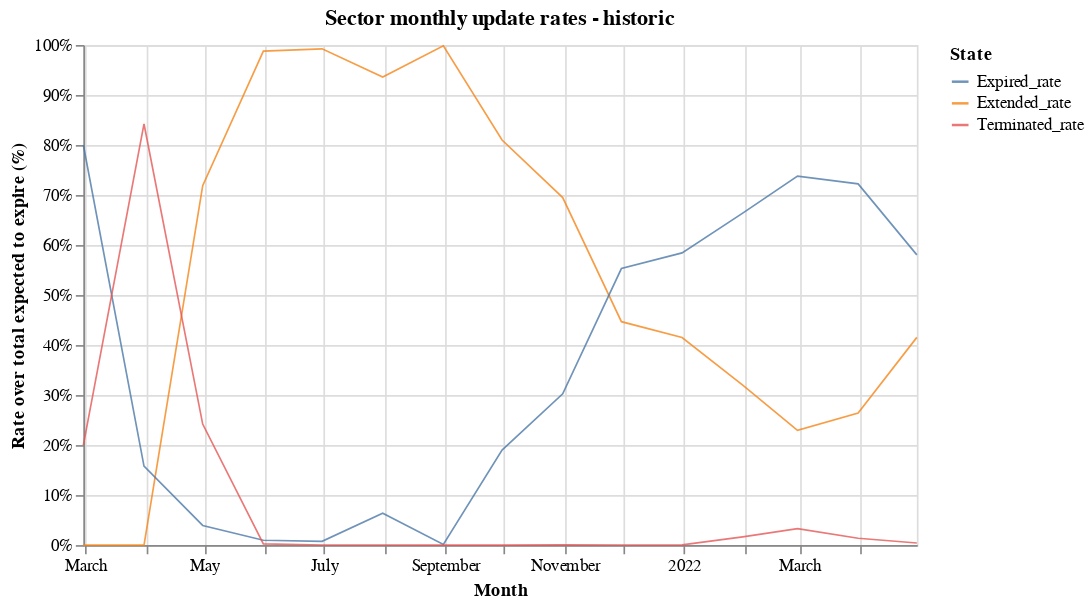

Notebook cell for this chart:
### Code cell
source = (
    month_df[month_df["Date"]< pd.Timestamp('2022-05-27T01:00:00.000000+0000')]
    .melt(id_vars=["Date"], value_vars=["Extended_rate", "Expired_rate", "Terminated_rate"])
)

alt.Chart(source).mark_line(size=1, opacity=0.8).encode(
    x=alt.X('Date:T', title="Month"),
    y=alt.Y('value:Q', title="Rate over total expected to expire (%)", axis=alt.Axis(format='%')),
    color=alt.Color('variable:N', legend=alt.Legend(title="State"))
).properties(
    width=500, height=300, title="Sector monthly update rates - historic"
)

### Figure 1 — Vega-Lite specification as saved in the notebook (floating-point values rounded to 4 significant figures)
{"$schema": "https://vega.github.io/schema/vega-lite/v4.17.0.json", "config": {"view": {"continuousHeight": 300, "continuousWidth": 400}}, "data": {"name": "data-c4601e25f5edb685ebae81f976e0391d"}, "datasets": {"data-c4601e25f5edb685ebae81f976e0391d": [{"Date": "2021-02-28T00:00:00+00:00", "value": 0, "variable": "Extended_rate"}, {"Date": "2021-03-31T00:00:00+00:00", "value": 0, "variable": "Extended_rate"}, {"Date": "2021-04-30T00:00:00+00:00", "value": 0.7187, "variable": "Extended_rate"}, {"Date": "2021-05-31T00:00:00+00:00", "value": 0.9879, "variable": "Extended_rate"}, {"Date": "2021-06-30T00:00:00+00:00", "value": 0.9923, "variable": "Extended_rate"}, {"Date": "2021-07-31T00:00:00+00:00", "value": 0.9361, "variable": "Extended_rate"}, {"Date": "2021-08-31T00:00:00+00:00", "value": 0.9986, "variable": "Extended_rate"}, {"Date": "2021-09-30T00:00:00+00:00", "value": 0.81, "variable": "Extended_rate"}, {"Date": "2021-10-31T00:00:00+00:00", "value": 0.695, "variable": "Extended_rate"}, {"Date": "2021-11-30T00:00:00+00:00", "value": 0.4468, "variable": "Extended_rate"}, {"Date": "2021-12-31T00:00:00+00:00", "value": 0.4152, "variable": "Extended_rate"}, {"Date": "2022-01-31T00:00:00+00:00", "value": 0.3197, "variable": "Extended_rate"}, {"Date": "2022-02-28T00:00:00+00:00", "value": 0.2294, "variable": "Extended_rate"}, {"Date": "2022-03-31T00:00:00+00:00", "value": 0.2639, "variable": "Extended_rate"}, {"Date": "2022-04-30T00:00:00+00:00", "value": 0.4154, "variable": "Extended_rate"}, {"Date": "2021-02-28T00:00:00+00:00", "value": 0.8, "variable": "Expired_rate"}, {"Date": "2021-03-31T00:00:00+00:00", "value": 0.1579, "variable": "Expired_rate"}, {"Date": "2021-04-30T00:00:00+00:00", "value": 0.03932, "variable": "Expired_rate"}, {"Date": "2021-05-31T00:00:00+00:00", "value": 0.009729, "variable": "Expired_rate"}, {"Date": "2021-06-30T00:00:00+00:00", "value": 0.007494, "variable": "Expired_rate"}, {"Date": "2021-07-31T00:00:00+00:00", "value": 0.06375, "variable": "Expired_rate"}, {"Date": "2021-08-31T00:00:00+00:00", "value": 0.00136, "variable": "Expired_rate"}, {"Date": "2021-09-30T00:00:00+00:00", "value": 0.1899, "variable": "Expired_rate"}, {"Date": "2021-10-31T00:00:00+00:00", "value": 0.3025, "variable": "Expired_rate"}, {"Date": "2021-11-30T00:00:00+00:00", "value": 0.553, "variable": "Expired_rate"}, {"Date": "2021-12-31T00:00:00+00:00", "value": 0.5843, "variable": "Expired_rate"}, {"Date": "2022-01-31T00:00:00+00:00", "value": 0.6638, "variable": "Expired_rate"}, {"Date": "2022-02-28T00:00:00+00:00", "value": 0.7378, "variable": "Expired_rate"}, {"Date": "2022-03-31T00:00:00+00:00", "value": 0.7223, "variable": "Expired_rate"}, {"Date": "2022-04-30T00:00:00+00:00", "value": 0.5804, "variable": "Expired_rate"}, {"Date": "2021-02-28T00:00:00+00:00", "value": 0.2, "variable": "Terminated_rate"}, {"Date": "2021-03-31T00:00:00+00:00", "value": 0.8421, "variable": "Terminated_rate"}, {"Date": "2021-04-30T00:00:00+00:00", "value": 0.242, "variable": "Terminated_rate"}, {"Date": "2021-05-31T00:00:00+00:00", "value": 0.002323, "variable": "Terminated_rate"}, {"Date": "2021-06-30T00:00:00+00:00", "value": 0.0001763, "variable": "Terminated_rate"}, {"Date": "2021-07-31T00:00:00+00:00", "value": 0.0001899, "variable": "Terminated_rate"}, {"Date": "2021-08-31T00:00:00+00:00", "value": 6.466e-05, "variable": "Terminated_rate"}, {"Date": "2021-09-30T00:00:00+00:00", "value": 8.318e-05, "variable": "Terminated_rate"}, {"Date": "2021-10-31T00:00:00+00:00", "value": 0.0004043, "variable": "Terminated_rate"}, {"Date": "2021-11-30T00:00:00+00:00", "value": 0.0001945, "variable": "Terminated_rate"}, {"Date": "2021-12-31T00:00:00+00:00", "value": 0.0005042, "variable": "Terminated_rate"}, {"Date": "2022-01-31T00:00:00+00:00", "value": 0.01648, "variable": "Terminated_rate"}, {"Date": "2022-02-28T00:00:00+00:00", "value": 0.03279, "variable": "Terminated_rate"}, {"Date": "2022-03-31T00:00:00+00:00", "value": 0.01372, "variable": "Terminated_rate"}, {"Date": "2022-04-30T00:00:00+00:00", "value": 0.004218, "variable": "Terminated_rate"}]}, "encoding": {"color": {"field": "variable", "legend": {"title": "State"}, "type": "nominal"}, "x": {"field": "Date", "title": "Month", "type": "temporal"}, "y": {"axis": {"format": "%"}, "field": "value", "title": "Rate over total expected to expire (%)", "type": "quantitative"}}, "height": 300, "mark": {"opacity": 0.8, "size": 1, "type": "line"}, "title": "Sector monthly update rates - historic", "width": 500}
